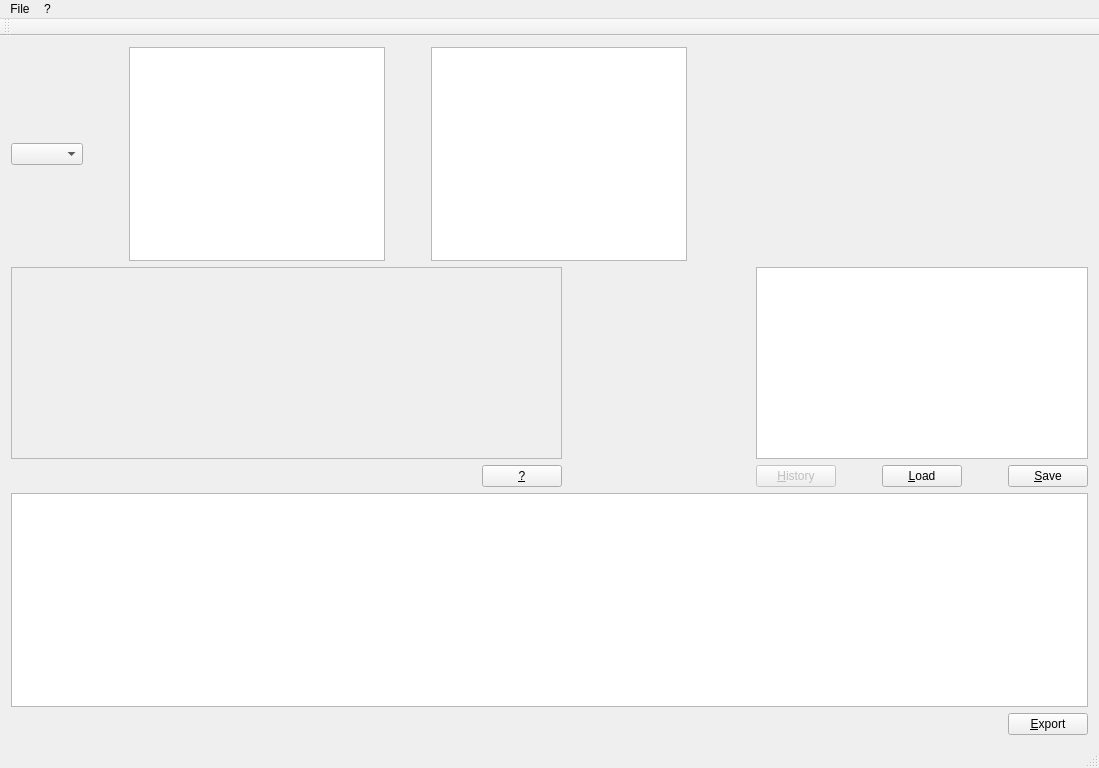
<?xml version="1.0" encoding="UTF-8"?>
<ui version="4.0">
 <class>MainWindow</class>
 <widget class="QMainWindow" name="MainWindow">
  <property name="geometry">
   <rect>
    <x>0</x>
    <y>0</y>
    <width>1099</width>
    <height>768</height>
   </rect>
  </property>
  <property name="minimumSize">
   <size>
    <width>0</width>
    <height>100</height>
   </size>
  </property>
  <property name="windowTitle">
   <string>appliRequeteBdd</string>
  </property>
  <property name="windowIcon">
   <iconset>
    <normaloff>../logo.png</normaloff>../logo.png</iconset>
  </property>
  <widget class="QWidget" name="centralWidget">
   <layout class="QVBoxLayout" name="verticalLayout_3">
    <item>
     <layout class="QHBoxLayout" name="horizontalLayout_6">
      <item>
       <layout class="QHBoxLayout" name="horizontalLayout">
        <item>
         <widget class="QComboBox" name="comboBoxBdd"/>
        </item>
        <item>
         <spacer name="horizontalSpacer">
          <property name="orientation">
           <enum>Qt::Horizontal</enum>
          </property>
          <property name="sizeHint" stdset="0">
           <size>
            <width>40</width>
            <height>20</height>
           </size>
          </property>
         </spacer>
        </item>
        <item>
         <widget class="QListWidget" name="listWidgetTables"/>
        </item>
        <item>
         <spacer name="horizontalSpacer_2">
          <property name="orientation">
           <enum>Qt::Horizontal</enum>
          </property>
          <property name="sizeHint" stdset="0">
           <size>
            <width>40</width>
            <height>20</height>
           </size>
          </property>
         </spacer>
        </item>
        <item>
         <widget class="QListWidget" name="listWidgetChamps"/>
        </item>
       </layout>
      </item>
      <item>
       <spacer name="horizontalSpacer_7">
        <property name="orientation">
         <enum>Qt::Horizontal</enum>
        </property>
        <property name="sizeHint" stdset="0">
         <size>
          <width>40</width>
          <height>20</height>
         </size>
        </property>
       </spacer>
      </item>
      <item>
       <widget class="QLabel" name="labelLogo">
        <property name="text">
         <string/>
        </property>
       </widget>
      </item>
     </layout>
    </item>
    <item>
     <layout class="QHBoxLayout" name="horizontalLayout_4">
      <item>
       <layout class="QVBoxLayout" name="verticalLayout_2">
        <item>
         <widget class="QTextEdit" name="textEditRequete">
          <property name="enabled">
           <bool>false</bool>
          </property>
          <property name="minimumSize">
           <size>
            <width>100</width>
            <height>150</height>
           </size>
          </property>
         </widget>
        </item>
        <item>
         <layout class="QHBoxLayout" name="horizontalLayout_2">
          <item>
           <widget class="QLabel" name="labelInfos">
            <property name="text">
             <string/>
            </property>
           </widget>
          </item>
          <item>
           <spacer name="horizontalSpacer_4">
            <property name="orientation">
             <enum>Qt::Horizontal</enum>
            </property>
            <property name="sizeHint" stdset="0">
             <size>
              <width>458</width>
              <height>20</height>
             </size>
            </property>
           </spacer>
          </item>
          <item>
           <widget class="QPushButton" name="pushButtonInfos">
            <property name="text">
             <string>&amp;?</string>
            </property>
           </widget>
          </item>
         </layout>
        </item>
       </layout>
      </item>
      <item>
       <spacer name="horizontalSpacer_3">
        <property name="orientation">
         <enum>Qt::Horizontal</enum>
        </property>
        <property name="sizeHint" stdset="0">
         <size>
          <width>40</width>
          <height>20</height>
         </size>
        </property>
       </spacer>
      </item>
      <item>
       <layout class="QVBoxLayout" name="verticalLayout">
        <item>
         <widget class="QListWidget" name="listWidgetHistorique"/>
        </item>
        <item>
         <layout class="QHBoxLayout" name="horizontalLayout_3">
          <item>
           <widget class="QPushButton" name="pushButtonHistorise">
            <property name="enabled">
             <bool>false</bool>
            </property>
            <property name="text">
             <string>&amp;History</string>
            </property>
           </widget>
          </item>
          <item>
           <spacer name="horizontalSpacer_5">
            <property name="orientation">
             <enum>Qt::Horizontal</enum>
            </property>
            <property name="sizeHint" stdset="0">
             <size>
              <width>40</width>
              <height>20</height>
             </size>
            </property>
           </spacer>
          </item>
          <item>
           <widget class="QPushButton" name="pushButtonLoad">
            <property name="text">
             <string>&amp;Load</string>
            </property>
           </widget>
          </item>
          <item>
           <spacer name="horizontalSpacer_8">
            <property name="orientation">
             <enum>Qt::Horizontal</enum>
            </property>
            <property name="sizeHint" stdset="0">
             <size>
              <width>40</width>
              <height>20</height>
             </size>
            </property>
           </spacer>
          </item>
          <item>
           <widget class="QPushButton" name="pushButtonSauvegarde">
            <property name="text">
             <string>&amp;Save</string>
            </property>
           </widget>
          </item>
         </layout>
        </item>
       </layout>
      </item>
     </layout>
    </item>
    <item>
     <widget class="QTableWidget" name="tableWidgetResultat">
      <property name="minimumSize">
       <size>
        <width>0</width>
        <height>200</height>
       </size>
      </property>
     </widget>
    </item>
    <item>
     <layout class="QHBoxLayout" name="horizontalLayout_5">
      <item>
       <spacer name="horizontalSpacer_6">
        <property name="orientation">
         <enum>Qt::Horizontal</enum>
        </property>
        <property name="sizeHint" stdset="0">
         <size>
          <width>988</width>
          <height>20</height>
         </size>
        </property>
       </spacer>
      </item>
      <item>
       <widget class="QPushButton" name="pushButtonExporter">
        <property name="text">
         <string>&amp;Export</string>
        </property>
       </widget>
      </item>
     </layout>
    </item>
   </layout>
   <zorder>tableWidgetResultat</zorder>
   <zorder></zorder>
  </widget>
  <widget class="QMenuBar" name="menuBar">
   <property name="geometry">
    <rect>
     <x>0</x>
     <y>0</y>
     <width>1099</width>
     <height>29</height>
    </rect>
   </property>
   <widget class="QMenu" name="menuFile">
    <property name="title">
     <string>File</string>
    </property>
    <addaction name="actionLoad_file"/>
    <addaction name="actionQuit"/>
   </widget>
   <widget class="QMenu" name="menuAbout">
    <property name="title">
     <string>?</string>
    </property>
    <addaction name="actionAbout"/>
   </widget>
   <addaction name="menuFile"/>
   <addaction name="menuAbout"/>
  </widget>
  <widget class="QToolBar" name="mainToolBar">
   <attribute name="toolBarArea">
    <enum>TopToolBarArea</enum>
   </attribute>
   <attribute name="toolBarBreak">
    <bool>false</bool>
   </attribute>
  </widget>
  <widget class="QStatusBar" name="statusBar"/>
  <action name="actionQuit">
   <property name="text">
    <string>Quit</string>
   </property>
  </action>
  <action name="actionLoad_file">
   <property name="text">
    <string>Load file</string>
   </property>
  </action>
  <action name="actionAbout">
   <property name="text">
    <string>About</string>
   </property>
  </action>
 </widget>
 <layoutdefault spacing="6" margin="11"/>
 <resources/>
 <connections/>
</ui>
